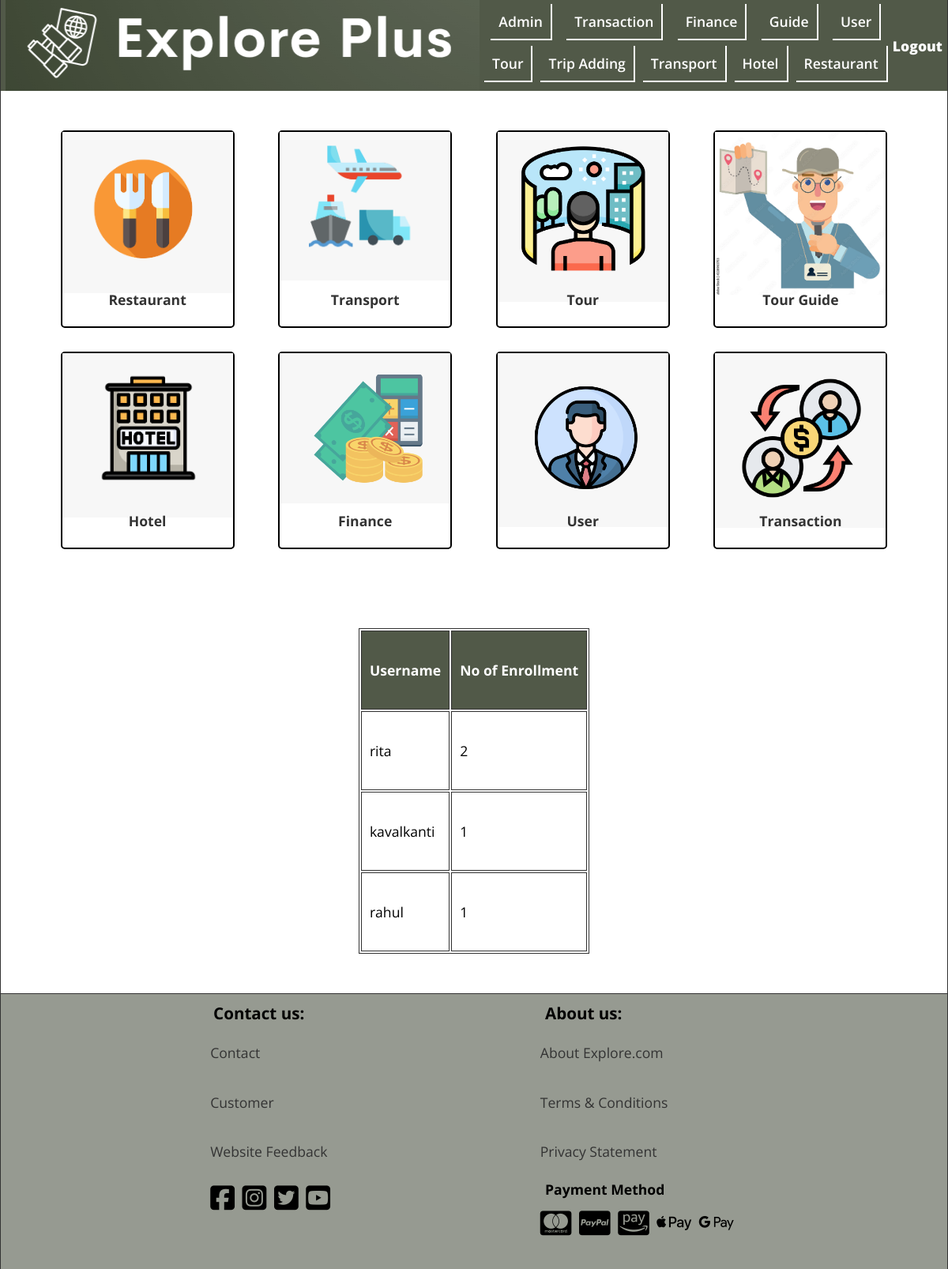
/Admin/admin.php, run on the app's committed database.
### tables this page shows
CREATE TABLE `userpro` (
  `username` varchar(50) NOT NULL,
  `password` varchar(500) DEFAULT NULL,
  `email` varchar(100) DEFAULT NULL,
  `date_of_birth` date DEFAULT NULL,
  `phone` varchar(20) DEFAULT NULL,
  `city` varchar(50) DEFAULT NULL,
  `country` varchar(50) DEFAULT NULL,
  `past_trip` varchar(100) DEFAULT NULL,
  `gender` varchar(10) DEFAULT NULL,
  `language` varchar(20) DEFAULT NULL,
  `name` varchar(50) DEFAULT NULL,
  `photo` blob DEFAULT NULL,
  `varification_code` varchar(256) NOT NULL,
  `is_varified` int(10) NOT NULL DEFAULT 0
);

### Admin/admin.php (the view, shortened to what this page needs)
<!DOCTYPE html>
<html lang="en">
<head>
    <link rel="stylesheet" href="../css/style.css">
    <link rel="stylesheet" href="https://cdnjs.cloudflare.com/ajax/libs/font-awesome/6.5.1/css/all.min.css" />
</head>
<body>
<header class="header admin">
    <div class="header__logo">
        <figure>
            <img src="../img/logo3.png" alt="logo" title="logo" height="115" width="600">
        </figure>
    </div>
    <nav class="header__nav nav__admin">
        <ul class="header__ul header__admin">
            <li><a href="admin.php">Admin</a></li>
            <li><a href="transaction.php">Transaction</a></li>
            <li><a href="finance.php">Finance</a></li>
            <li><a href="guide.php">Guide</a></li>
            <li><a href="user_list.php">User</a></li>
        </ul>
        <ul class="header__ul header__admin">
            <li><a href="tour_condition.php">Tour</a></li>
            <li><a href="trip_crud/trip_adding.php">Trip Adding</a></li>
            <li><a href="transportation_info.php">Transport</a></li>
            <li><a href="hotel_info.php">Hotel</a></li>
            <li><a href="restaurant_info.php">Restaurant</a></li>
        </ul>
    </nav>
    <div class="admin__logout"><a href="admin_login.php">Logout</a></div>
</header>
<main class="main">
    <div class="admin__menu">
        <div class="admin__menu-list">
            <a href="restaurant_info.php">
                <div class="admin_menu-fig">
                    <figure>
                        <img src="../img/admin-icon/food.png" alt="restaurant" width="489" height="461">
                    </figure>
                </div>
                <div class="admin__menu-item"><h4>Restaurant</h4></div>
            </a>
        </div>
        <div class="admin__menu-list">
            <a href="transportation_info.php">
                <div class="admin_menu-fig">
                    <figure>
                        <img src="../img/admin-icon/transport.png" alt="transport" width="444" height="387">
                    </figure>
                </div>
                <div class="admin__menu-item"><h4>Transport</h4></div>
            </a>
        </div>
        <div class="admin__menu-list">
            <a href="tour_condition.php">
                <div class="admin_menu-fig">
                    <figure>
                        <img src="../img/admin-icon/tour.png" alt="transport" width="388" height="386">
                    </figure>
                </div>
                <div class="admin__menu-item"><h4>Tour</h4></div>
            </a>
        </div>
        <div class="admin__menu-list">
            <a href="guide.php">
                <div class="admin_menu-fig">
                    <figure>
                        <img src="../img/admin-icon/tour_guide.png" alt="transport" width="567" height="541">
                    </figure>
                </div>
                <div class="admin__menu-item"><h4>Tour Guide</h4></div>
            </a>
        </div>
        <div class="admin__menu-list">
            <a href="hotel_info.php">
                <div class="admin_menu-fig">
                    <figure>
                        <img src="../img/admin-icon/hotel.png" alt="transport" width="451" height="435">
                    </figure>
                </div>
                <div class="admin__menu-item"><h4>Hotel</h4></div>
            </a>
        </div>
        <div class="admin__menu-list">
            <a href="finance.php">
                <div class="admin_menu-fig">
                    <figure>
                        <img src="../img/admin-icon/finance.png" alt="transport" width="403" height="355">
                    </figure>
                </div>
                <div class="admin__menu-item"><h4>Finance</h4></div>
            </a>
        </div>
        <div class="admin__menu-list">
            <a href="user_list.php">
                <div class="admin_menu-fig">
                    <figure>
                        <img src="../img/admin-icon/user.png" alt="transport" width="425" height="432">
                    </figure>
                </div>
                <div class="admin__menu-item"><h4>User</h4></div>
            </a>
        </div>
        <div class="admin__menu-list">
            <a href="transaction.php">
                <div class="admin_menu-fig">
                    <figure>
                        <img src="../img/admin-icon/transaction.png" alt="transport" width="357" height="366">
                    </figure>
                </div>
                <div class="admin__menu-item"><h4>Transaction</h4></div>
            </a>
        </div>
        <?php
        $conn = mysqli_connect("localhost","root","","explore_plus");
        $customerSql=mysqli_query($conn,"SELECT u.username,COUNT(e.enrolment_id)
                                            from userpro u
                                            INNER join enrollment e
                                            on u.username = e.username
                                            WHERE e.status = 'approved'
                                            GROUP by u.username
                                            ORDER by COUNT(e.enrolment_id) DESC");
        $customers = mysqli_fetch_all($customerSql,MYSQLI_ASSOC);
        ?>
    </div>
    <table class="main__table transportation">
        <thead>
        <tr>
            <th id="tour-id" scope="col" class="table__head">Username</th>
            <th id="place" scope="col" class="table__head">No of Enrollment</th>
        </tr>
        </thead>
        <tbody>
        <?php foreach ($customers as $customer): ?>
            <tr>
                <td class="table__item"><?php echo $customer['username']?></td>
                <td class="table__item"><?php echo $customer['COUNT(e.enrolment_id)']?></td>
            </tr>
        <?php endforeach; ?>
        </tbody>
    </table>
</main>
<footer class="footer admin-foot">
    <div class="footer__contact">
        <h3 class="footer__h3">Contact us:</h3>
        <ul class="footer__ul">
            <li><a href="../footerPage/contact_us.html">Contact</a></li>
            <li><a href="../footerPage/customer.html">Customer</a></li>
            <li><a href="../footerPage/website_feedback.php">Website Feedback</a></li>
        </ul>
        <div class="footer__icons">
            <i class="fa-brands fa-square-facebook"></i>
            <i class="fa-brands fa-square-instagram"></i>
            <i class="fa-brands fa-square-twitter"></i>
            <i class="fa-brands fa-square-youtube"></i>
        </div>
    </div>
    <div class="footer__about">
        <h3 class="footer__h3">About us:</h3>
        <ul class="footer__ul">
            <li><a href="../footerPage/about__us.html">About Explore.com</a></li>
            <li><a href="../footerPage/terms_condition.html">Terms &amp; Conditions</a></li>
            <li><a href="../footerPage/privacy_statement.html">Privacy Statement</a></li>
        </ul>
        <h4 class="footer__h3">Payment Method</h4>
        <div class="footer__icons">
            <i class="fa-brands fa-cc-mastercard"></i>
            <i class="fa-brands fa-cc-paypal"></i>
            <i class="fa-brands fa-cc-amazon-pay"></i>
            <i class="fa-brands fa-apple-pay"></i>
            <i class="fa-brands fa-google-pay"></i>
        </div>
    </div>
</footer>
</body>
</html>

### css/style.css (style rules this page uses)
*, *::after, *::before { margin: 0; padding: 0; box-sizing: border-box; }
img { display: block; max-width: 100%; height: auto; }
:root { --FF: 'Open Sans', sans-serif; --FS: clamp(1rem,2.2vh,1.5rem); --FS-BIG: 2rem; --FF-HEADING: 'Fugus One', 'Cursive'; --BGCOLOR: #f5f8fe; --BGCOLOR-FADE: #0c93a7; --BGCOLOR-FADE-MAX: #61aeac; --FOOTER-BGCOLOR: #accfd5; --COLOR: #f9efa0; --COLOR-FADE: rgba(248, 223, 171, 0.41); --BODY-BGCOLOR: #fff; --FONT-COLOR: #000; --LIST-BGCOLOR: #f5f7f8; --BORDER-COLOR: #333; --BGIMAGE: linear-gradient(to bottom,var(--BGCOLOR),var(--BGCOLOR-FADE)); --BGIMAGE-MAX: linear-gradient(to bottom,var(--BGCOLOR),var(--BGCOLOR-FADE),var(--BGCOLOR-FADE-MAX)); --HEIGHTLIGHT-BGCOLOR: #439fa8; --HIGHLIGHT-COLOR: #fff; --HEADER-COLOR: #fff; --HEADER-BGCOLOR: #000; --NAV-BGCOLOR: #fff; --HERO-BGCOLOR: rgba(51,178,51,0.75); --BUTTON-BGCOLOR: #000; --BUTTON-COLOR: #fff; --HEADER-LINK-COLOR: #fff; --HEADER-LINK-HOVER: #ffffff; --LINK-COLOR: #333; --LINK-HOVER: rgba(51, 51, 51, 0.5); --ADMIN-BGCOLOR: #515948; --ADMIN-FOOTER-COLOR: rgba(64, 72, 55, 0.55); --BORDER: 1px solid var(--BORDER-COLOR); --BORDER-RADIUS: 15px; --BORDER-LITE-RADIUS: 5px; --PADDING-TB: 0.25em; --PADDING-SIDE: 2.5%; --MARGIN: clamp(1em,2.5vh,1.5em); --TEST1 : #020202; --TEST2: yellow; --TEST3: green; --TEST4: blue; --TEST5: purple; }
html { scroll-behavior: smooth; font-size: var(--FS); font-family: var(--FF); background-color: var(--BGCOLOR); background-image: var(--BGIMAGE); background-repeat: no-repeat; background-size: cover; }
body { background-color: var(--BODY-BGCOLOR); min-height: 100vh; max-height: 800vh; min-width: 1200px; margin: 0 auto; border-left: var(--BORDER); border-right: var(--BORDER); box-shadow: 0 0 10px var(--BORDER-COLOR); }
a:any-link { color: var(--LINK-COLOR); text-decoration: none; }
.header { display: flex; justify-content: space-evenly; align-items: center; background-color: #439fa8;; position: sticky; top: 0; z-index: 1; }
.header__ul { font-weight: 600; min-width: 500px; display: flex; justify-content: space-evenly; align-items: center; gap: 10px; padding-bottom: 7px; }
.header__ul li { padding: 10px; border-right: 2px solid white; border-bottom: 2px solid white; }
.admin__logout a { font-weight: 900; color: #ffffff; }
.footer { position: relative; bottom: 0; display: flex; justify-content: space-evenly; border-top: var(--BORDER); background-color: var(--FOOTER-BGCOLOR); padding: var(--PADDING-TB); }
.footer li { padding: 1.1em 0; list-style-type: none; }
.footer__icons { padding-top: 0.5em; padding-bottom: 2em; align-items: center; }
.footer__icons i { font-size: 2rem; padding-right: 5px; }
.footer__h3 { padding: var(--PADDING-TB) var(--PADDING-SIDE); }
.header__ul { list-style-type: none; }
.header__ul a:any-link { color: var(--HEADER-LINK-COLOR); }
.main { min-height: 70vh; }
.main__table { margin: 50px auto; border: var(--BORDER); }
.main__table tr { height: 100px; }
.table__head, .table__item { padding: 10px; border: var(--BORDER); }
.table__head { background-color: var(--ADMIN-BGCOLOR); color: var(--HIGHLIGHT-COLOR); }
.admin { background-color: var(--ADMIN-BGCOLOR); }
.admin-foot { background-color: var(--ADMIN-FOOTER-COLOR); }
.admin__menu { padding: 50px; display: flex; justify-content: space-evenly; align-content: center; flex-wrap: wrap; gap: 30px; }
.admin__menu-list { width: 220px; height: 250px; border-radius: var(--BORDER-LITE-RADIUS); border: 2px solid black; }
.admin_menu-fig { height: 200px; border-top-left-radius: var(--BORDER-LITE-RADIUS); border-top-right-radius: var(--BORDER-LITE-RADIUS); }
.admin_menu-fig img { background-repeat: no-repeat; background-position: center; background-size: cover; }
.admin__menu-item { height: 50px; border-bottom-left-radius: var(--BORDER-LITE-RADIUS); border-bottom-right-radius: var(--BORDER-LITE-RADIUS); display: flex; justify-content: center; align-content: center; }

### data on the page
userpro: username "rita", COUNT "2"
userpro: username "kavalkanti", COUNT "1"
userpro: username "rahul", COUNT "1"
